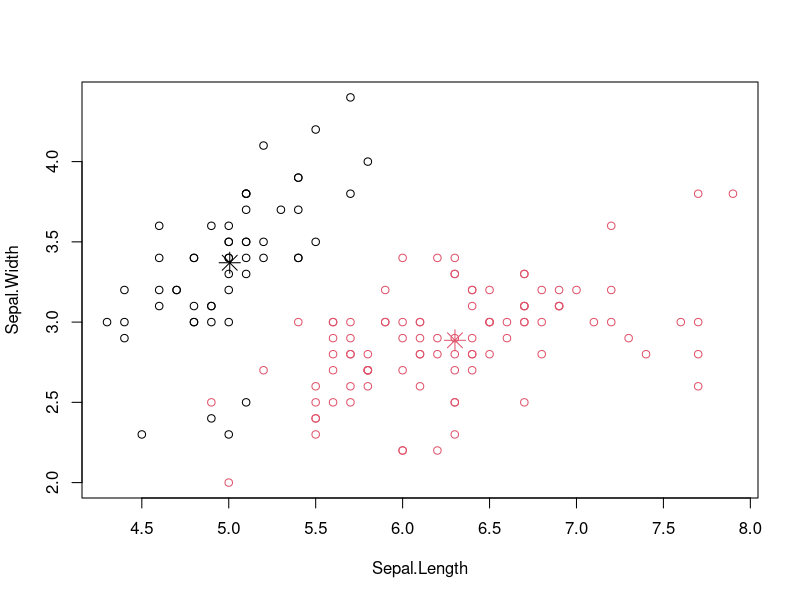

The R source for this figure: (Note: this script raises an error after producing the figure.)

#### K Means Algorithm
### k = Two- Unsupervised
k.two <- iris
k.two$Species <- NULL
kmeans.two<- kmeans(k.two, 2)
kmeans.two

table(iris$Species, kmeans.two$cluster)
plot(k.two[c("Sepal.Length", "Sepal.Width")], col = kmeans.two$cluster)+ 
  points(kmeans.two$centers[,c("Sepal.Length", "Sepal.Width")], 
         col = 1:3, pch = 8, cex=2)

### k = Three - Supervised
k.three <- iris
k.three$Species <- NULL
kmeans.three <- kmeans(k.three, 3)
kmeans.three

table(iris$Species, kmeans.iris.three$cluster)
plot(iris.three[c("Sepal.Length", "Sepal.Width")], col = kmeans.iris.three$cluster)+ 
  points(kmeans.iris.three$centers[,c("Sepal.Length", "Sepal.Width")], 
  col = 1:3, pch = 8, cex=2)

### k = Four - Supervised
iris.four <- iris
iris.four$Species <- NULL
kmeans.iris.four <- kmeans(iris.four, 4)
kmeans.iris.four

table(iris$Species, kmeans.iris.four$cluster)
plot(iris.four[c("Sepal.Length", "Sepal.Width")], col = kmeans.iris.four$cluster)+ 
  points(kmeans.iris.four$centers[,c("Sepal.Length", "Sepal.Width")], 
         col = 1:3, pch = 8, cex=2)
